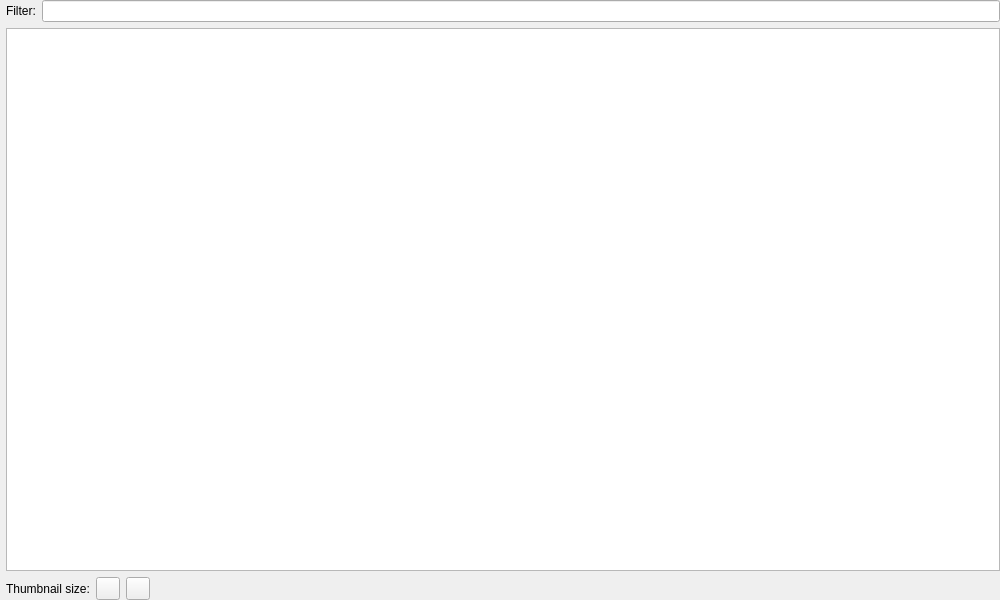
<?xml version="1.0" encoding="UTF-8"?>
<ui version="4.0">
 <class>ImageFilesWidget</class>
 <widget class="QWidget" name="ImageFilesWidget">
  <property name="geometry">
   <rect>
    <x>0</x>
    <y>0</y>
    <width>1000</width>
    <height>600</height>
   </rect>
  </property>
  <property name="windowTitle">
   <string>Image Files</string>
  </property>
  <layout class="QVBoxLayout" name="verticalLayout">
   <property name="leftMargin">
    <number>6</number>
   </property>
   <property name="topMargin">
    <number>0</number>
   </property>
   <property name="rightMargin">
    <number>0</number>
   </property>
   <property name="bottomMargin">
    <number>0</number>
   </property>
   <item>
    <layout class="QHBoxLayout" name="horizontalLayout" stretch="0,0">
     <item>
      <widget class="QLabel" name="label">
       <property name="toolTip">
        <string>List only the file names which contain the text you enter.</string>
       </property>
       <property name="text">
        <string>Filter:</string>
       </property>
      </widget>
     </item>
     <item>
      <widget class="QLineEdit" name="leFilter"/>
     </item>
    </layout>
   </item>
   <item>
    <widget class="QTreeView" name="fileTree">
     <property name="sizePolicy">
      <sizepolicy hsizetype="Preferred" vsizetype="Expanding">
       <horstretch>0</horstretch>
       <verstretch>0</verstretch>
      </sizepolicy>
     </property>
     <property name="showDropIndicator" stdset="0">
      <bool>false</bool>
     </property>
     <property name="alternatingRowColors">
      <bool>true</bool>
     </property>
     <property name="selectionMode">
      <enum>QAbstractItemView::ExtendedSelection</enum>
     </property>
     <property name="uniformRowHeights">
      <bool>false</bool>
     </property>
     <property name="sortingEnabled">
      <bool>true</bool>
     </property>
    </widget>
   </item>
   <item>
    <layout class="QHBoxLayout" name="horizontalLayout_2">
     <item>
      <widget class="QLabel" name="label_2">
       <property name="text">
        <string>Thumbnail size:</string>
       </property>
      </widget>
     </item>
     <item>
      <widget class="QToolButton" name="ThumbnailDecrease">
       <property name="icon">
        <iconset>
         <normaloff>:/main/list-remove_22px.png</normaloff>:/main/list-remove_22px.png</iconset>
       </property>
      </widget>
     </item>
     <item>
      <widget class="QToolButton" name="ThumbnailIncrease">
       <property name="icon">
        <iconset>
         <normaloff>:/main/list-add_22px.png</normaloff>:/main/list-add_22px.png</iconset>
       </property>
      </widget>
     </item>
     <item>
      <spacer name="horizontalSpacer">
       <property name="orientation">
        <enum>Qt::Horizontal</enum>
       </property>
       <property name="sizeHint" stdset="0">
        <size>
         <width>40</width>
         <height>20</height>
        </size>
       </property>
      </spacer>
     </item>
    </layout>
   </item>
  </layout>
 </widget>
 <resources/>
 <connections/>
</ui>
